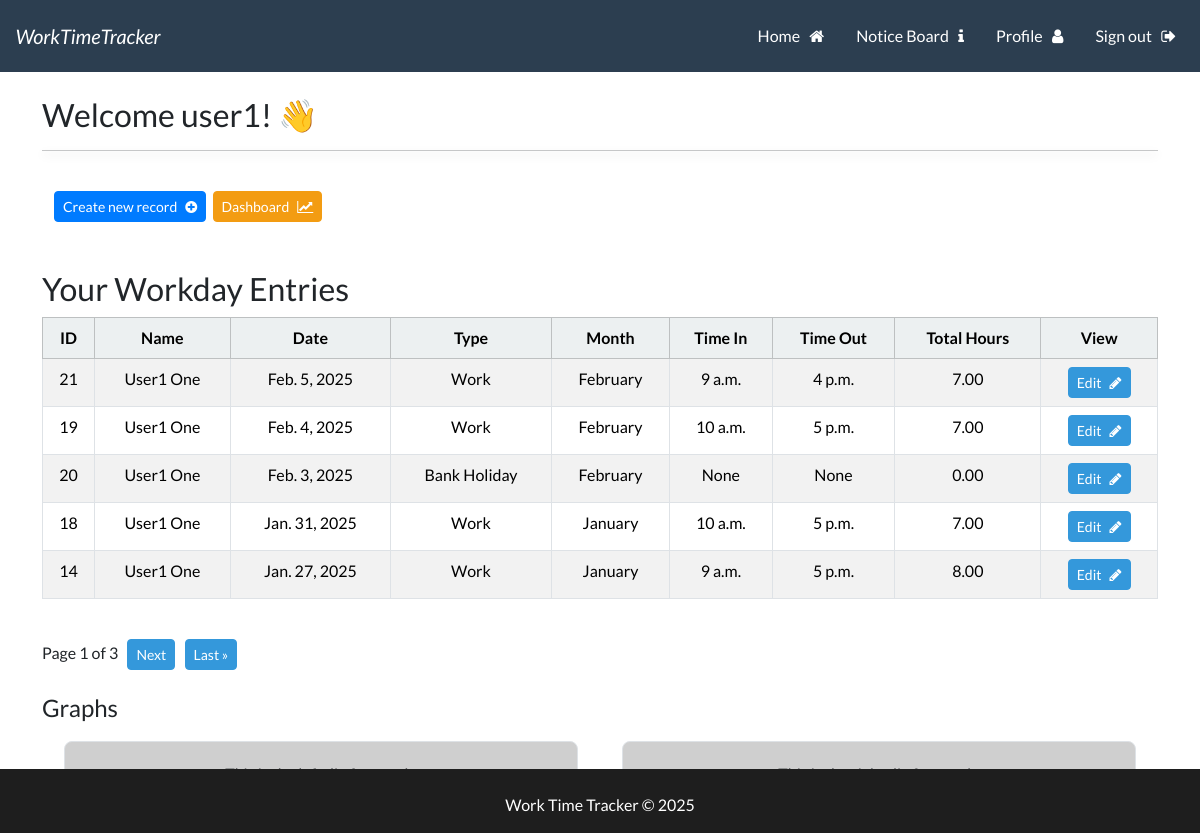
Before: /wttapp (signed in) with the older database file.
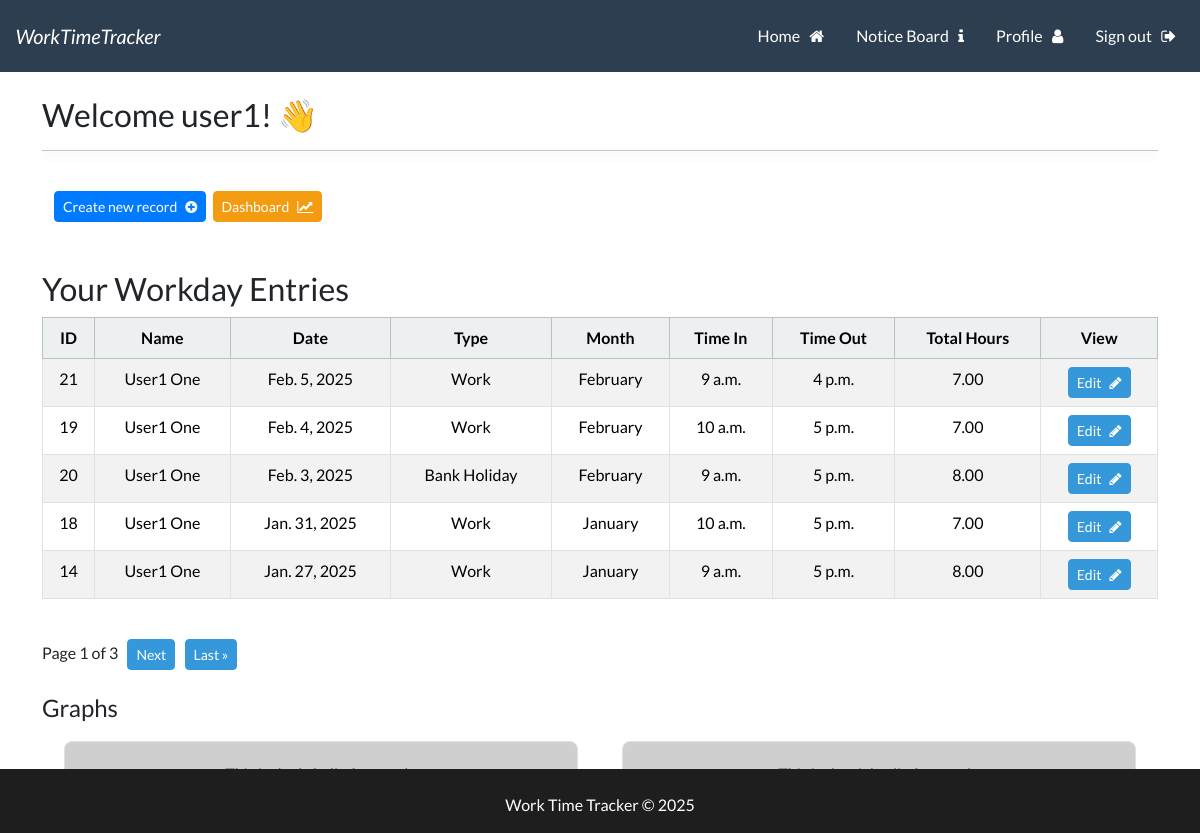
After: the same page with the newer database file.
### wttapp/models.py (models this page shows, shortened)
class Workday(models.Model):
    user = models.ForeignKey(User, related_name='user_workdays', on_delete=models.CASCADE)
    WORKDAY_TYPE_CHOICES = [
        ('Work', 'Work'),
        ('Sick Leave', 'Sick Leave'),
        ('Annual Leave', 'Annual Leave'),
        ('Bank Holiday', 'Bank Holiday'),
    ]
    MONTH_CHOICES = [
        ('January', 'January'),
        ('February', 'February'),
        ('March', 'March'),
        ('April', 'April'),
        ('May', 'May'),
        ('June', 'June'),
        ('July', 'July'),
        ('August', 'August'),
        ('September', 'September'),
        ('October', 'October'),
        ('November', 'November'),
        ('December', 'December'),
    ]
    id = models.AutoField(primary_key=True)
    date = models.DateField()
    year = models.IntegerField(default=datetime.now().year)
    month = models.CharField(
        max_length=20,
        choices=MONTH_CHOICES,
        default=get_current_month,
    )
    workday_type = models.CharField(
        max_length=20,
        choices=WORKDAY_TYPE_CHOICES,
        default='Work',
    )
    time_in = models.TimeField(blank=True, null=True)
    time_out = models.TimeField(blank=True, null=True)
    @property
    def total_hours(self):
        if self.time_in and self.time_out:
            time_in_dt = datetime.combine(date.today(), self.time_in)
            time_out_dt = datetime.combine(date.today(), self.time_out)
            time_diff = time_out_dt - time_in_dt
            return time_diff.total_seconds() / 3600  # Convert seconds to hours
        return 0

### UserLogin/models.py (models this page shows, shortened)
class UserProfile(models.Model):
    user = models.OneToOneField(User, related_name='user_profile', on_delete=models.CASCADE)
    username = models.CharField(max_length=150, editable=False)  # Automatically populated
    firstname = models.CharField(max_length=30, null=False, editable=True)  # Automatically populated
    lastname = models.CharField(max_length=150, null=False, editable=True)  # Automatically populated
    email = models.EmailField(null=True, editable=True)  # Automatically populated
    emergency_contact = models.CharField(max_length=100, blank=True, null=True, help_text="Emergency contact name and number.")
    manager_name = models.ForeignKey(
        User,
        related_name='user_manager',
        on_delete=models.SET_NULL,
        blank=True,
        null=True,
    )
    POSITION_CHOICES = [
        ('Staff', 'Staff'),
        ('Manager', 'Manager'),
        ('System Admin', 'System Admin'),
    ]
    position = models.CharField(
        max_length=20,
        choices=POSITION_CHOICES,
        default='Staff',
        help_text="This can be edited by your manager or System admin."
    )
    STATUS_CHOICES = [
        ('Active', 'Active'),
        ('Former', 'Former'),
    ]
    status = models.CharField(
        max_length=10,
        choices=STATUS_CHOICES,
        default='Active',
        help_text="User status (Active or Former)."
    )
    profile_picture = models.ImageField(upload_to='profile_pictures', blank=True, null=True)

### wttapp/views.py (the view)
# urls.py: 2. Add a URL to urlpatterns:  path('', views.home, name='home')
@login_required
def home(request):
    user_profile = UserProfile.objects.get(user=request.user)
    if user_profile.status == 'Active' and user_profile.position in ['System Admin', 'Manager']:
        records_list = Workday.objects.select_related('user__user_profile').all().order_by('-date')  # Show all records
    else:
        records_list = Workday.objects.select_related('user__user_profile').filter(user=request.user).order_by('-date')  # Show only the user's records
    paginator = Paginator(records_list, 5)  # Show 5 records per page
    page = request.GET.get('page', 1)  # Get the current page number from the request
    try:
        records = paginator.page(page)
    except PageNotAnInteger:
        records = paginator.page(1)
    except EmptyPage:
        records = paginator.page(paginator.num_pages)
    return render(request, 'wttapp/home.html', {'records': records, 'user_profile': user_profile})

### templates/wttapp/home.html (shortened to what this page needs)
{% extends 'base.html' %}
{% load static %}
{% block content %}
<h3> Welcome {{user}}! 👋 </h3>
<hr>
<br>
<div class="container-fluid">
    <div class="row">
        <div class="col-md-6 col-12">
                <a class="btn btn-primary btn-sm" href="{% url 'create_record' %}">Create new record &nbsp; <i class="fa fa-plus-circle" aria-hidden="true"></i></a>&nbsp;
                <a class="btn btn-warning btn-sm ml-auto" href="{% url 'dashboard' %}">Dashboard &nbsp; <i class="fa fa-line-chart" aria-hidden="true"></i></a>
        </div>
    </div>
</div>
<br><br>
{% if user_profile.status == 'Active' and user_profile.position in 'System Admin Manager' %}
    <h3>All Workday Entries</h3>
{% else %}
    <h3>Your Workday Entries</h3>
{% endif %}
<table class="table table-hover table-striped  table-bordered text-center">
    <thead class="table-light">
        <tr>
            <th scope="col">ID</th>
            <th scope="col">Name</th>
            <th scope="col">Date</th>
            <th scope="col">Type</th>
            <th scope="col">Month</th>
            <th scope="col">Time In</th>
            <th scope="col">Time Out</th>
            <th scope="col">Total Hours</th>
            <th scope="col">View</th>
        </tr>
    </thead>
    <tbody>
        {% if records %}
        {% for record in records %}
        <tr>
            <td>{{ record.id }}</td>
            <td>{{ record.user.user_profile.firstname }} {{ record.user.user_profile.lastname }} </td>
            <td>{{ record.date }}</td>
            <td>{{ record.get_workday_type_display }}</td>
            <td>{{ record.get_month_display }}</td>
            <td>{{ record.time_in }}</td>
            <td>{{ record.time_out }}</td>
            <td>{{ record.total_hours|floatformat:2 }}</td>
            <td>
                <a href="{% url 'edit_workday' record.id %}" class="btn btn-info btn-sm">Edit &nbsp; <i class="fa fa-pencil" aria-hidden="true"></i></a>
        </tr>
        {% endfor %}
        {% endif %}
    </tbody>
</table>
<br>
<div class="pagination">
    <span class="step-links">
        <span class="current">
            Page {{ records.number }} of {{ records.paginator.num_pages }} &nbsp;
        </span>
        {% if records.has_next %}
        <a class="btn btn-info btn-sm btn-secondary" href="?page={{ records.next_page_number }}">Next</a> &nbsp;
        <a class="btn btn-info btn-sm btn-secondary" href="?page={{ records.paginator.num_pages }}">Last &raquo;</a>
        {% endif %}
    </span>
</div>
<br>
<h4>Graphs</h4>
<div class="container-fluid">
    <div class="row">
        <div class="col-md-6 col-12">
            <div class="custom-div">
                <p class="text-muted">This is the left div for graph.</p>
            </div>
        </div>
        <div class="col-md-6 col-12">
            <div class="custom-div">
                <p class="text-muted">This is the right div for pragh. </p>
            </div>
        </div>
    </div>
</div>
{% endblock %}

Changed rows visible on the page:
changed Workday "Feb. 3, 2025": time_in "None" → "9 a.m."; time_out "None" → "5 p.m."; total_hours "0.00" → "8.00"
